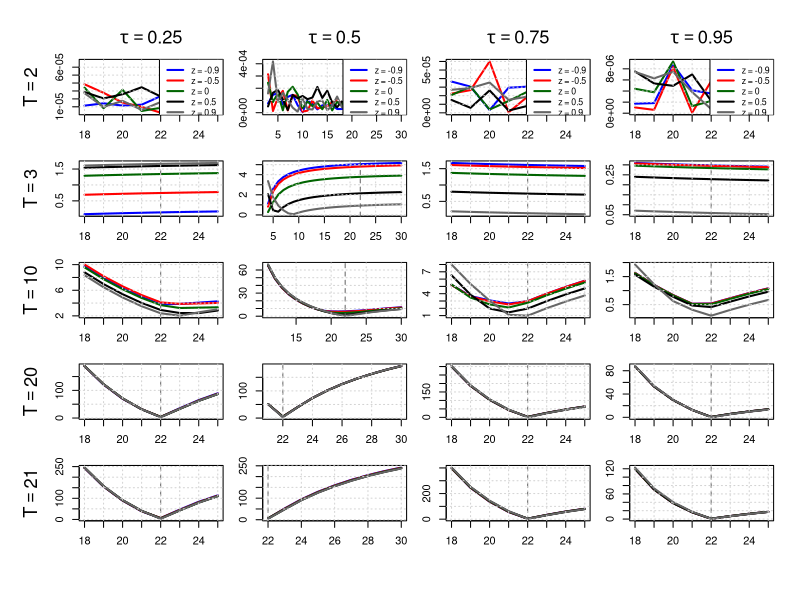

Reproduce this figure in R.
# # ---------------------------------------------------------------------------
# # Figure 1 — Quantile Objective under Corrected Asymmetric Laplace Noise
# # ---------------------------------------------------------------------------
# 
# rgen_corrected_asy_laplace <- function(n, z, b = 1) {
#   stopifnot(abs(z) < 1)
#   p_neg <- (1 + z) / 2
#   u <- runif(n)
#   x <- numeric(n)
#   idx_neg <- which(u < p_neg)
#   idx_pos <- which(u >= p_neg)
#   x[idx_neg] <- -rexp(length(idx_neg), rate = (1 + z) / b)
#   x[idx_pos] <-  rexp(length(idx_pos), rate = (1 - z) / b)
#   return(x)
# }
# 
# asy_laplace_variance <- function(z) {
#   stopifnot(abs(z) < 1)
#   b <- 1  # since the variance will be scaled later
#   p_neg <- (1 + z) / 2
#   p_pos <- (1 - z) / 2
#   rate_neg <- (1 + z) / b
#   rate_pos <- (1 - z) / b
#   var_neg <- 2 / rate_neg^2
#   var_pos <- 2 / rate_pos^2
#   mu_neg <- -1 / rate_neg
#   mu_pos <- 1 / rate_pos
#   mu <- p_neg * mu_neg + p_pos * mu_pos
#   ex2 <- p_neg * (var_neg + mu_neg^2) + p_pos * (var_pos + mu_pos^2)
#   return(ex2 - mu^2)
# }
# 
# compute_noise_scale <- function(A, snr, z) {
#   sqrt((A / snr)^2 / asy_laplace_variance(z))
# }
# 
# quantile_loss <- function(u, tau) u * (tau - (u < 0))
# 
# med_weighted_tau <- function(I, l, s, tau) {
#   T <- length(I)
#   x <- I * exp(((1:T) - l)^2 / s^2)
#   w <- exp(-((1:T) - l)^2 / s^2)
#   o <- order(x); x_sorted <- x[o]; w_sorted <- w[o]
#   cum_w <- cumsum(w_sorted)
#   k <- min(which(cum_w >= tau * sum(w_sorted)))
#   x_sorted[k]
# }
# 
# compute_a <- function(I, l, s, tau) med_weighted_tau(I, l, s, tau)
# 
# objective_function <- function(I, a, l, s, tau) {
#   t <- seq_along(I)
#   mean(quantile_loss(I - a * exp(-((t - l)^2) / s^2), tau))
# }
# 
# search_best_s <- function(I, l, tau) {
#   optimize(function(s) objective_function(I, compute_a(I, l, s, tau), l, s, tau),
#            interval = c(1, 20), tol = 1e-4)$minimum
# }
# 
# simulate_quantile_objective <- function(T, A, L, S, h, tau, snr, z, seed = NULL, force_l_gt_T = FALSE) {
#   if (!is.null(seed)) set.seed(seed)
#   signal <- A * exp(-((1:T) - L)^2 / S^2)
#   b <- compute_noise_scale(A, snr, z)
#   noise <- rgen_corrected_asy_laplace(T, z, b)
#   I <- signal + noise
#   l_grid <- if (force_l_gt_T) seq(T + 1, h) else seq(L - 4, L + 3)
#   
#   data.frame(
#     l = l_grid,
#     loss = sapply(l_grid, function(l) {
#       s <- search_best_s(I, l, tau)
#       a <- compute_a(I, l, s, tau)
#       objective_function(I, a, l, s, tau)
#     }),
#     T = T, z = z
#   )
# }
# 
# # --- Config ---
# A_true <- 15000; L_true <- 22; S_true <- 10; h <- 30
# Ts_free <- c(2, 3, 10, 20, 21)
# z_vals <- c(-0.9, -0.5, 0, 0.5, 0.9)
# snr <- 1000; seed <- 280; tau_vals <- c(0.25, 0.5, 0.75, 0.95)
# 
# # --- Updated Combined Panel Plot for Figure 1 ---
# plot_quantile_all_tau_T <- function(results_all, L_true) {
#   Ts <- sort(unique(results_all$T))
#   taus <- sort(unique(results_all$tau))
#   z_vals <- sort(unique(results_all$z))
#   colors <- c("blue", "red", "darkgreen", "black", "grey40")
#   
#   nrow <- length(Ts)
#   ncol <- length(taus)
#   
#   pdf(file = "figure1_new_asy_laplace_all_tau_T.pdf", width = 2.5 * ncol, height = 2.5 * nrow)
#   old_par <- par(mfrow = c(nrow, ncol), mar = c(2, 2, 1.5, 1), oma = c(4, 4, 3, 1), bg = "white")
#   on.exit({ par(old_par); dev.off() })
#   
#   for (i in seq_along(Ts)) {
#     for (j in seq_along(taus)) {
#       T_val <- Ts[i]
#       tau_val <- taus[j]
#       df_sub <- subset(results_all, T == T_val & tau == tau_val)
#       
#       plot(NA, xlim = range(df_sub$l), ylim = range(df_sub$loss),
#            xlab = "", ylab = "", main = "", axes = FALSE)
#       axis(1); axis(2)
#       box()
#       
#       for (k in seq_along(z_vals)) {
#         df_z <- subset(df_sub, z == z_vals[k])
#         lines(df_z$l, df_z$loss, col = colors[k], lwd = 2)
#       }
#       
#       abline(v = L_true, col = "gray40", lty = 2)
#       grid()
#       
#       if (j == 1) mtext(bquote(T == .(T_val)), side = 2, line = 3, cex = 1.1)
#       if (i == 1) mtext(bquote(tau == .(tau_val)), side = 3, line = 1, cex = 1.1)
#       if (i == 1) {
#         legend("topright", legend = paste("z =", z_vals),
#                col = colors, lwd = 2, cex = 0.8)
#       }
#     }
#   }
# }
# 
# # --- Rerun simulation including tau = 0.25 ---
# 
# results_all <- do.call(rbind, lapply(tau_vals, function(tau) {
#   do.call(rbind, lapply(z_vals, function(z) {
#     do.call(rbind, lapply(Ts_free, function(T) {
#       simulate_quantile_objective(T, A_true, L_true, S_true, h,
#                                   tau, snr, z, seed, force_l_gt_T = (tau == 0.5))
#     })) -> res_z
#     res_z$z <- z
#     res_z$tau <- tau
#     res_z
#   }))
# }))
# 
# plot_quantile_all_tau_T(results_all, L_true)
# cat("Figure 1 saved to figure1_new_asy_laplace_all_tau_T.pdf\n")


# ---------------------------------------------------------------------------
# Figure 1 — Quantile Objective under Generalized Asymmetric Laplace Noise
# ---------------------------------------------------------------------------

# Generate noise from the GL_{tau, z, b} law for arbitrary tau, z, b
rgen_gal <- function(n, tau, z, b = 1) {
  stopifnot(abs(z) < 1, tau > 0, tau < 1, b > 0)
  # Probabilities for negative and positive sides
  p_neg <- tau
  p_pos <- 1 - tau
  # Draw uniform
  u <- runif(n)
  x <- numeric(n)
  # Negative side: x < 0
  idx_neg <- which(u < p_neg)
  # Positive side: x >= 0
  idx_pos <- which(u >= p_neg)
  # Negative exponential: rate = (1+z)/b, shifted to left
  if(length(idx_neg) > 0) {
    x[idx_neg] <- -rexp(length(idx_neg), rate = (1 + z) / b)
  }
  # Positive exponential: rate = (1-z)/b, shifted to right
  if(length(idx_pos) > 0) {
    x[idx_pos] <-  rexp(length(idx_pos), rate = (1 - z) / b)
  }
  return(x)
}

# Theoretical variance as in your section
gal_variance <- function(tau, z, b = 1) {
  stopifnot(abs(z) < 1, tau > 0, tau < 1, b > 0)
  v <- tau / (1 + z)^2 + (1 - tau) / (1 - z)^2 -
    0.25 * ( (1 - tau)/(1 - z) - tau/(1 + z) )^2
  return(b^2 * v)
}

# Compute b so that SNR is as specified (matches your formula)
compute_noise_scale <- function(A, snr, tau, z) {
  # Ensure SNR = A / sqrt(Var(noise))
  v <- gal_variance(tau, z, b=1)
  b <- sqrt( (A / snr)^2 / v )
  return(b)
}

# Quantile loss function (check loss)
quantile_loss <- function(u, tau) u * (tau - (u < 0))

# Weighted tau-median estimator for a
med_weighted_tau <- function(I, l, s, tau) {
  T <- length(I)
  x <- I * exp(((1:T) - l)^2 / s^2)
  w <- exp(-((1:T) - l)^2 / s^2)
  o <- order(x)
  x_sorted <- x[o]; w_sorted <- w[o]
  cum_w <- cumsum(w_sorted)
  k <- min(which(cum_w >= tau * sum(w_sorted)))
  x_sorted[k]
}

compute_a <- function(I, l, s, tau) med_weighted_tau(I, l, s, tau)

objective_function <- function(I, a, l, s, tau) {
  t <- seq_along(I)
  mean(quantile_loss(I - a * exp(-((t - l)^2) / s^2), tau))
}

search_best_s <- function(I, l, tau) {
  optimize(function(s) objective_function(I, compute_a(I, l, s, tau), l, s, tau),
           interval = c(1, 20), tol = 1e-4)$minimum
}

simulate_quantile_objective <- function(T, A, L, S, h, tau, snr, z, seed = NULL, force_l_gt_T = FALSE) {
  if (!is.null(seed)) set.seed(seed)
  signal <- A * exp(-((1:T) - L)^2 / S^2)
  b <- compute_noise_scale(A, snr, tau, z)
  noise <- rgen_gal(T, tau, z, b)
  I <- signal + noise
  l_grid <- if (force_l_gt_T) seq(T + 1, h) else seq(L - 4, L + 3)
  data.frame(
    l = l_grid,
    loss = sapply(l_grid, function(l) {
      s <- search_best_s(I, l, tau)
      a <- compute_a(I, l, s, tau)
      objective_function(I, a, l, s, tau)
    }),
    T = T, z = z
  )
}

# --- Config ---
A_true <- 15000
L_true <- 22
S_true <- 10
h <- 30
Ts_free <- c(2, 3, 10, 20, 21)
z_vals <- c(-0.9, -0.5, 0, 0.5, 0.9)
snr <- 1000
seed <- 280
tau_vals <- c(0.25, 0.5, 0.75, 0.95)

# --- Run simulation ---
results_all <- do.call(rbind, lapply(tau_vals, function(tau) {
  do.call(rbind, lapply(z_vals, function(z) {
    res_z <- do.call(rbind, lapply(Ts_free, function(T) {
      simulate_quantile_objective(T, A_true, L_true, S_true, h,
                                  tau, snr, z, seed, force_l_gt_T = (tau == 0.5))
    }))
    res_z$z <- z
    res_z$tau <- tau
    res_z
  }))
}))

# --- Plotting ---
plot_quantile_all_tau_T <- function(results_all, L_true) {
  Ts <- sort(unique(results_all$T))
  taus <- sort(unique(results_all$tau))
  z_vals <- sort(unique(results_all$z))
  colors <- c("blue", "red", "darkgreen", "black", "grey40")
  
  nrow <- length(Ts)
  ncol <- length(taus)
  
  pdf(file = "figure1_new_asy_laplace_all_tau_T.pdf", width = 2.5 * ncol, height = 2.5 * nrow)
  old_par <- par(mfrow = c(nrow, ncol), mar = c(2, 2, 1.5, 1), oma = c(4, 4, 3, 1), bg = "white")
  on.exit({ par(old_par); dev.off() })
  
  for (i in seq_along(Ts)) {
    for (j in seq_along(taus)) {
      T_val <- Ts[i]
      tau_val <- taus[j]
      df_sub <- subset(results_all, T == T_val & tau == tau_val)
      
      plot(NA, xlim = range(df_sub$l), ylim = range(df_sub$loss),
           xlab = "", ylab = "", main = "", axes = FALSE)
      axis(1); axis(2)
      box()
      
      for (k in seq_along(z_vals)) {
        df_z <- subset(df_sub, z == z_vals[k])
        lines(df_z$l, df_z$loss, col = colors[k], lwd = 2)
      }
      
      abline(v = L_true, col = "gray40", lty = 2)
      grid()
      
      if (j == 1) mtext(bquote(T == .(T_val)), side = 2, line = 3, cex = 1.1)
      if (i == 1) mtext(bquote(tau == .(tau_val)), side = 3, line = 1, cex = 1.1)
      if (i == 1) {
        legend("topright", legend = paste("z =", z_vals),
               col = colors, lwd = 2, cex = 0.8)
      }
    }
  }
}

plot_quantile_all_tau_T(results_all, L_true)
cat("Figure 1 saved to figure1_new_asy_laplace_all_tau_T.pdf\n")
